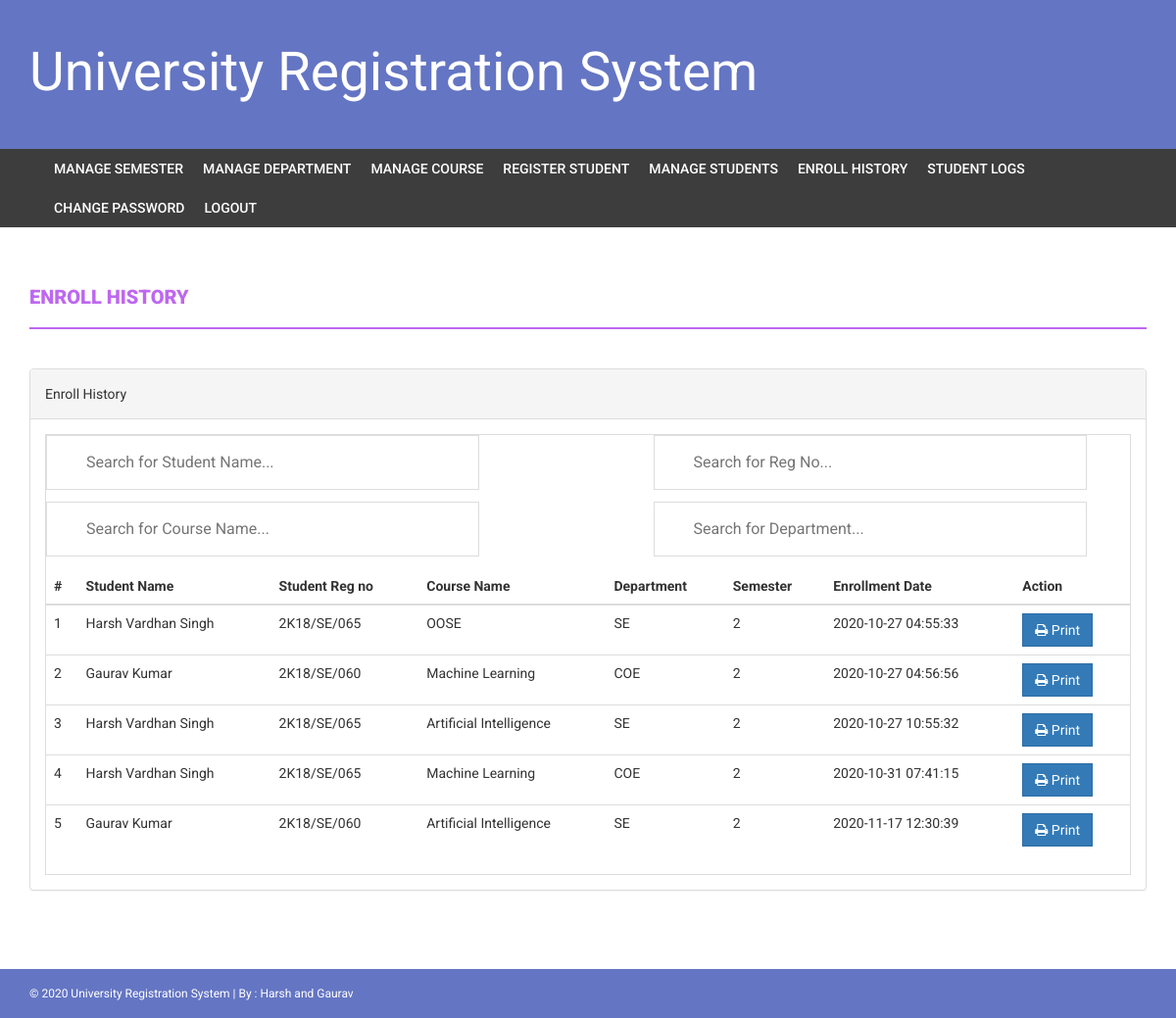
Page /admin/enroll-history.php (signed in) on the committed database.
### tables this page shows
CREATE TABLE `courseenrolls` (
  `id` int(11) NOT NULL,
  `studentRegno` varchar(255) DEFAULT NULL,
  `session` int(11) DEFAULT 5,
  `department` int(11) DEFAULT NULL,
  `semester` int(11) DEFAULT NULL,
  `course` int(11) DEFAULT NULL,
  `enrollDate` timestamp NULL DEFAULT current_timestamp()
);

CREATE TABLE `students` (
  `StudentRegno` varchar(255) NOT NULL,
  `studentPhoto` varchar(255) DEFAULT NULL,
  `password` varchar(255) DEFAULT NULL,
  `studentName` varchar(255) DEFAULT NULL,
  `phone_no` bigint(10) DEFAULT NULL,
  `creationdate` timestamp NULL DEFAULT current_timestamp(),
  `updationDate` varchar(255) DEFAULT NULL,
  `StudentEmail` varchar(255) NOT NULL
);

CREATE TABLE `course` (
  `id` int(11) NOT NULL,
  `courseCode` varchar(255) DEFAULT NULL,
  `courseName` varchar(255) DEFAULT NULL,
  `department` varchar(255) NOT NULL,
  `courseUnit` varchar(255) DEFAULT NULL,
  `noofSeats` int(11) DEFAULT NULL,
  `creationDate` timestamp NULL DEFAULT current_timestamp(),
  `updationDate` varchar(255) DEFAULT NULL
);

CREATE TABLE `department` (
  `id` int(11) NOT NULL,
  `department` varchar(255) DEFAULT NULL,
  `creationDate` timestamp NULL DEFAULT current_timestamp()
);

CREATE TABLE `semester` (
  `id` int(11) NOT NULL,
  `semester` varchar(255) DEFAULT NULL,
  `creationDate` timestamp NULL DEFAULT current_timestamp(),
  `updationDate` varchar(255) DEFAULT NULL
);

### admin/enroll-history.php (the view, shortened to what this page needs)
<?php
if(strlen($_SESSION['alogin'])==0)
    {
header('location:index.php');
}
else{
?>
<!DOCTYPE html>
<html xmlns="http://www.w3.org/1999/xhtml">
<head>
    <link href="assets/css/bootstrap.css" rel="stylesheet" />
    <link href="assets/css/font-awesome.css" rel="stylesheet" />
    <link href="assets/css/mystyle.css" rel="stylesheet" />
</head>
<body>
<?php include('includes/header.php');?>
<?php if($_SESSION['alogin']!="")
{
 include('includes/menubar.php');
}
 ?>
    <div class="content-wrapper">
        <div class="container">
              <div class="row">
                    <div class="col-md-12">
                        <h1 class="page-head-line">Enroll History  </h1>
                    </div>
                </div>
                <div class="row" >
                <div class="col-md-12">
                    <div class="panel panel-default">
                        <div class="panel-heading">
                           Enroll History
                        </div>
                        <div class="panel-body">
                            <div class="table-responsive table-bordered">
                            <input style="width: 40%; font-size: 16px; padding: 12px 20px 12px 40px; border: 1px solid #ddd; margin-bottom: 12px;" type="text" id="myInput" onkeyup="myFunction()" placeholder="Search for Student Name...">
                            <input style="width: 40%; font-size: 16px; padding: 12px 20px 12px 40px; border: 1px solid #ddd; margin-bottom: 12px;" type="text" id="myInp" onkeyup="myFunc()" placeholder="Search for Reg No...">
                            <input style="width: 40%; font-size: 16px; padding: 12px 20px 12px 40px; border: 1px solid #ddd; margin-bottom: 12px;" type="text" id="myInput1" onkeyup="myFunction1()" placeholder="Search for Course Name...">
                            <input style="width: 40%; font-size: 16px; padding: 12px 20px 12px 40px; border: 1px solid #ddd; margin-bottom: 12px;" type="text" id="myInp1" onkeyup="myFunc1()" placeholder="Search for Department...">
                                <table class="table" id="myTable">
                                    <thead>
                                        <tr>
                                            <th>#</th>
                                                 <th>Student Name </th>
                                                    <th>Student Reg no </th>
                                            <th>Course Name </th>
                                            <th>Department </th>
                                                <th>Semester</th>
                                             <th>Enrollment Date</th>
                                             <th>Action</th>
                                        </tr>
                                    </thead>
                                    <tbody>
<?php
$sql=mysqli_query($con,"select courseenrolls.course as cid, course.courseName as courname,session.session as session,department.department as dept,courseenrolls.enrollDate as edate ,semester.semester as sem,students.studentName as sname,students.StudentRegno as sregno from courseenrolls join course on course.id=courseenrolls.course join session on session.id=courseenrolls.session join department on department.id=courseenrolls.department   join semester on semester.id=courseenrolls.semester join students on students.StudentRegno=courseenrolls.studentRegno ");
$cnt=1;
while($row=mysqli_fetch_array($sql))
{
?>
                                        <tr>
                                            <td><?php echo $cnt;?></td>
                                              <td><?php echo htmlentities($row['sname']);?></td>
                                            <td><?php echo htmlentities($row['sregno']);?></td>
                                            <td><?php echo htmlentities($row['courname']);?></td>
                                            <td><?php echo htmlentities($row['dept']);?></td>
                                            <td><?php echo htmlentities($row['sem']);?></td>
                                             <td><?php echo htmlentities($row['edate']);?></td>
                                            <td>
                                            <a href="print.php?id=<?php echo $row['cid']?>" target="_blank">
<button class="btn btn-primary"><i class="fa fa-print "></i> Print</button> </a>
                                            </td>
                                        </tr>
<?php
$cnt++;
} ?>
                                    </tbody>
                                </table>
                            </div>
                        </div>
                    </div>
                </div>
            </div>
        </div>
    </div>
  <?php include('includes/footer.php');?>
</body>
</html>
<?php } ?>

### admin/assets/css/mystyle.css (style rules this page uses)
body { font-family: 'Roboto', sans-serif; line-height: 30px; }
.content-wrapper { margin-top: 40px; min-height: 600px; padding-bottom: 60px; }
.page-head-line { font-weight: 900; padding-bottom: 20px; border-bottom: 2px solid #be67f0; text-transform: uppercase; color: #be67f0; font-size: 20px; margin-bottom: 40px; }
.btn { border-radius: 0px; -webkit-border-radius: 0px; -moz-border-radius: 0px; }

### rows in the picture
courseenrolls: students.studentName "Harsh Vardhan Singh", students.StudentRegno "2K18/SE/065", course.courseName "OOSE", department.department "SE", semester.semester "2", enrollDate "2020-10-27 04:55:33"
courseenrolls: students.studentName "Gaurav Kumar", students.StudentRegno "2K18/SE/060", course.courseName "Machine Learning", department.department "COE", semester.semester "2", enrollDate "2020-10-27 04:56:56"
courseenrolls: students.studentName "Harsh Vardhan Singh", students.StudentRegno "2K18/SE/065", course.courseName "Artificial Intelligence", department.department "SE", semester.semester "2", enrollDate "2020-10-27 10:55:32"
courseenrolls: students.studentName "Harsh Vardhan Singh", students.StudentRegno "2K18/SE/065", course.courseName "Machine Learning", department.department "COE", semester.semester "2", enrollDate "2020-10-31 07:41:15"
courseenrolls: students.studentName "Gaurav Kumar", students.StudentRegno "2K18/SE/060", course.courseName "Artificial Intelligence", department.department "SE", semester.semester "2", enrollDate "2020-11-17 12:30:39"
